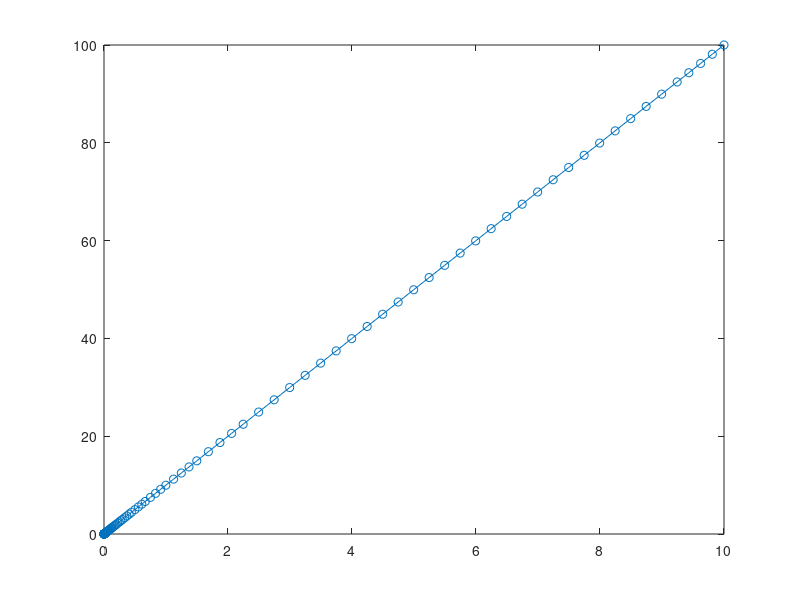

The MATLAB script that drew this image:
f1 = @(t,x,C) C;
 
START = 0; END = 10;
 
constant = 10;
 
[t,y] = ode45(f1, [START END], 0,odeset,constant);
 
plot(t, y,'-o');
